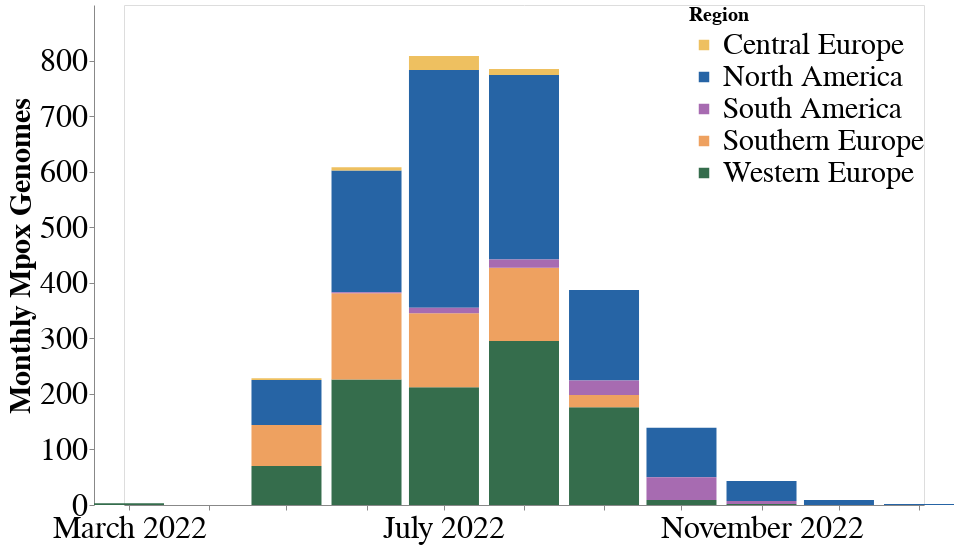

Notebook code cell kept with this figure:
### Code cell
domain = ['Central Europe', 'North America', 'South America' ,"Southern Europe", "Western Europe"]
range_ = ['#EEC060', '#2664A5', '#A76BB1', "#EEA160", "#356D4C"]
monthly_seqs_region = alt.Chart(region_count).mark_bar(size = 70).encode(
    alt.X("year_month:T",axis=alt.Axis(title="", tickCount = "month",grid=False, format="%B %Y", labelFontSize = 32, labelLimit = 0)),
    alt.Y("count",axis=alt.Axis( grid=False, title = "Monthly Mpox Genomes", offset = 30, labelFontSize = 32, titleFontSize = 30 , values = list(range(0, 900, 100)))), 
    alt.Color("region:N", scale=alt.Scale(domain=domain, range=range_), legend=alt.Legend(title = "Region",labelLimit= 0, orient = "right",offset = -235, labelFontSize = 30, titleFontSize = 20, symbolSize = 110))).properties(
    width = 800,
    height = 500
)
monthly_seqs_region

### Figure 1 — Vega-Lite specification as saved in the notebook (floating-point values rounded to 4 significant figures)
{"config": {"view": {"continuousWidth": 400, "continuousHeight": 300}}, "data": {"name": "data-c00783575a651e3473e2d8f47a241951"}, "mark": {"type": "bar", "size": 70}, "encoding": {"color": {"field": "region", "legend": {"labelFontSize": 30, "labelLimit": 0, "offset": -235, "orient": "right", "symbolSize": 110, "title": "Region", "titleFontSize": 20}, "scale": {"domain": ["Central Europe", "North America", "South America", "Southern Europe", "Western Europe"], "range": ["#EEC060", "#2664A5", "#A76BB1", "#EEA160", "#356D4C"]}, "type": "nominal"}, "x": {"axis": {"format": "%B %Y", "grid": false, "labelFontSize": 32, "labelLimit": 0, "tickCount": "month", "title": ""}, "field": "year_month", "type": "temporal"}, "y": {"axis": {"grid": false, "labelFontSize": 32, "offset": 30, "title": "Monthly Mpox Genomes", "titleFontSize": 30, "values": [0, 100, 200, 300, 400, 500, 600, 700, 800]}, "field": "count", "type": "quantitative"}}, "height": 500, "width": 800, "$schema": "https://vega.github.io/schema/vega-lite/v4.17.0.json", "datasets": {"data-c00783575a651e3473e2d8f47a241951": [{"year_month": "2022-03", "region": "Western Europe", "count": 3}, {"year_month": "2022-05", "region": "North America", "count": 81}, {"year_month": "2022-05", "region": "Southern Europe", "count": 74}, {"year_month": "2022-05", "region": "Western Europe", "count": 70}, {"year_month": "2022-05", "region": "Central Europe", "count": 3}, {"year_month": "2022-06", "region": "Western Europe", "count": 226}, {"year_month": "2022-06", "region": "North America", "count": 219}, {"year_month": "2022-06", "region": "Southern Europe", "count": 155}, {"year_month": "2022-06", "region": "Central Europe", "count": 6}, {"year_month": "2022-06", "region": "South America", "count": 2}, {"year_month": "2022-07", "region": "North America", "count": 428}, {"year_month": "2022-07", "region": "Western Europe", "count": 212}, {"year_month": "2022-07", "region": "Southern Europe", "count": 133}, {"year_month": "2022-07", "region": "Central Europe", "count": 25}, {"year_month": "2022-07", "region": "South America", "count": 10}, {"year_month": "2022-08", "region": "North America", "count": 332}, {"year_month": "2022-08", "region": "Western Europe", "count": 295}, {"year_month": "2022-08", "region": "Southern Europe", "count": 132}, {"year_month": "2022-08", "region": "South America", "count": 15}, {"year_month": "2022-08", "region": "Central Europe", "count": 11}, {"year_month": "2022-09", "region": "Western Europe", "count": 176}, {"year_month": "2022-09", "region": "North America", "count": 163}, {"year_month": "2022-09", "region": "South America", "count": 26}, {"year_month": "2022-09", "region": "Southern Europe", "count": 22}, {"year_month": "2022-10", "region": "North America", "count": 89}, {"year_month": "2022-10", "region": "South America", "count": 41}, {"year_month": "2022-10", "region": "Western Europe", "count": 9}, {"year_month": "2022-11", "region": "North America", "count": 36}, {"year_month": "2022-11", "region": "South America", "count": 5}, {"year_month": "2022-11", "region": "Western Europe", "count": 2}, {"year_month": "2022-12", "region": "North America", "count": 9}, {"year_month": "2023-01", "region": "North America", "count": 2}]}}
